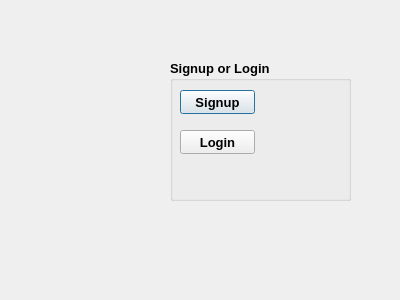
<?xml version="1.0" encoding="UTF-8"?>
<ui version="4.0">
 <class>landingpage</class>
 <widget class="QDialog" name="landingpage">
  <property name="geometry">
   <rect>
    <x>0</x>
    <y>0</y>
    <width>400</width>
    <height>300</height>
   </rect>
  </property>
  <property name="windowTitle">
   <string>Dialog</string>
  </property>
  <widget class="QGroupBox" name="groupBox">
   <property name="geometry">
    <rect>
     <x>170</x>
     <y>60</y>
     <width>181</width>
     <height>141</height>
    </rect>
   </property>
   <property name="font">
    <font>
     <family>Arial</family>
     <pointsize>10</pointsize>
     <bold>true</bold>
    </font>
   </property>
   <property name="title">
    <string>Signup or Login</string>
   </property>
   <widget class="QPushButton" name="pushButtonSignup">
    <property name="geometry">
     <rect>
      <x>10</x>
      <y>30</y>
      <width>75</width>
      <height>24</height>
     </rect>
    </property>
    <property name="text">
     <string>Signup</string>
    </property>
   </widget>
   <widget class="QPushButton" name="pushButtonLogin">
    <property name="geometry">
     <rect>
      <x>10</x>
      <y>70</y>
      <width>75</width>
      <height>24</height>
     </rect>
    </property>
    <property name="text">
     <string>Login</string>
    </property>
   </widget>
  </widget>
  <widget class="QLabel" name="label">
   <property name="geometry">
    <rect>
     <x>10</x>
     <y>-10</y>
     <width>91</width>
     <height>61</height>
    </rect>
   </property>
   <property name="text">
    <string/>
   </property>
   <property name="pixmap">
    <pixmap>../../../Image/LibraryLogo.jpeg</pixmap>
   </property>
  </widget>
 </widget>
 <resources/>
 <connections/>
</ui>
